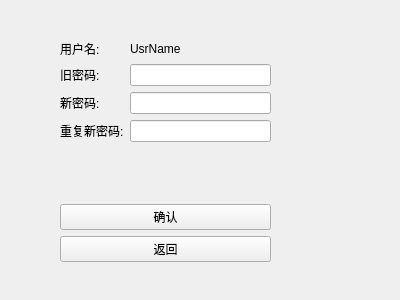
<?xml version="1.0" encoding="UTF-8"?>
<ui version="4.0">
 <class>usrManagerUI_modifyPwd</class>
 <widget class="QWidget" name="usrManagerUI_modifyPwd">
  <property name="windowModality">
   <enum>Qt::ApplicationModal</enum>
  </property>
  <property name="geometry">
   <rect>
    <x>0</x>
    <y>0</y>
    <width>400</width>
    <height>300</height>
   </rect>
  </property>
  <property name="windowTitle">
   <string>Form</string>
  </property>
  <widget class="QWidget" name="formLayoutWidget">
   <property name="geometry">
    <rect>
     <x>50</x>
     <y>30</y>
     <width>231</width>
     <height>242</height>
    </rect>
   </property>
   <layout class="QFormLayout" name="formLayout">
    <property name="leftMargin">
     <number>10</number>
    </property>
    <property name="topMargin">
     <number>10</number>
    </property>
    <property name="rightMargin">
     <number>10</number>
    </property>
    <property name="bottomMargin">
     <number>10</number>
    </property>
    <item row="1" column="0">
     <widget class="QLabel" name="label_4">
      <property name="text">
       <string>旧密码:</string>
      </property>
     </widget>
    </item>
    <item row="2" column="0">
     <widget class="QLabel" name="label_3">
      <property name="text">
       <string>新密码:</string>
      </property>
     </widget>
    </item>
    <item row="4" column="0">
     <spacer name="verticalSpacer">
      <property name="orientation">
       <enum>Qt::Vertical</enum>
      </property>
      <property name="sizeHint" stdset="0">
       <size>
        <width>20</width>
        <height>40</height>
       </size>
      </property>
     </spacer>
    </item>
    <item row="7" column="0" colspan="2">
     <widget class="QPushButton" name="pbBack">
      <property name="text">
       <string>返回</string>
      </property>
     </widget>
    </item>
    <item row="0" column="0">
     <widget class="QLabel" name="label">
      <property name="text">
       <string>用户名:</string>
      </property>
     </widget>
    </item>
    <item row="0" column="1">
     <widget class="QLabel" name="lbUsrName">
      <property name="text">
       <string>UsrName</string>
      </property>
     </widget>
    </item>
    <item row="1" column="1">
     <widget class="QLineEdit" name="leOldPWD"/>
    </item>
    <item row="2" column="1">
     <widget class="QLineEdit" name="leNewPWD"/>
    </item>
    <item row="6" column="0" colspan="2">
     <widget class="QPushButton" name="pbModifyLevel">
      <property name="text">
       <string>确认</string>
      </property>
     </widget>
    </item>
    <item row="4" column="1">
     <spacer name="horizontalSpacer">
      <property name="orientation">
       <enum>Qt::Horizontal</enum>
      </property>
      <property name="sizeHint" stdset="0">
       <size>
        <width>40</width>
        <height>20</height>
       </size>
      </property>
     </spacer>
    </item>
    <item row="3" column="0">
     <widget class="QLabel" name="label_5">
      <property name="text">
       <string>重复新密码:</string>
      </property>
     </widget>
    </item>
    <item row="3" column="1">
     <widget class="QLineEdit" name="leNewPWDRepeat"/>
    </item>
   </layout>
  </widget>
 </widget>
 <tabstops>
  <tabstop>leOldPWD</tabstop>
  <tabstop>leNewPWD</tabstop>
  <tabstop>leNewPWDRepeat</tabstop>
  <tabstop>pbModifyLevel</tabstop>
  <tabstop>pbBack</tabstop>
 </tabstops>
 <resources/>
 <connections/>
</ui>
